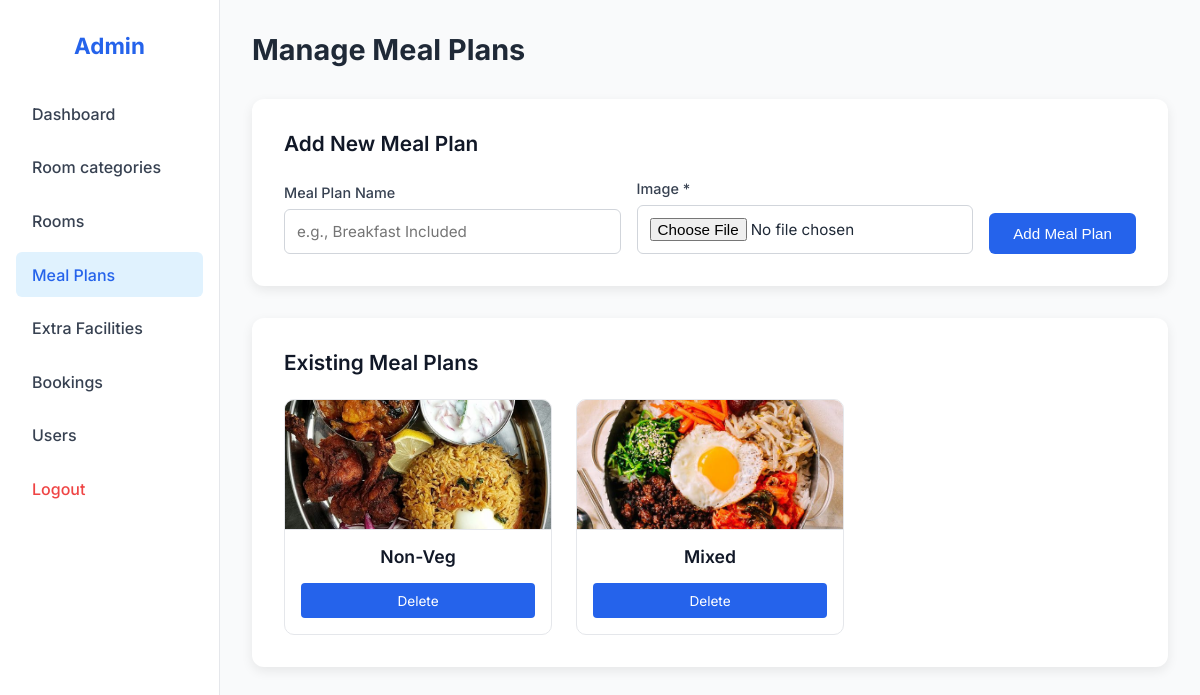
Screenshot of /admin/manage_meal_plans (signed in) with the database file from the repository.
### tables this page shows
CREATE TABLE meal_plans (
            meal_plan_id INTEGER PRIMARY KEY AUTOINCREMENT,
            meal_plan_name TEXT UNIQUE NOT NULL,
            image_path TEXT
        );

### app.py (the view, shortened to what this page needs)
    @app.route("/admin/manage_meal_plans", methods=["GET", "POST"])
    @need_admin
    def manage_meal_plans():
        return render_template("manage_meal_plans.html", meal_plans=meal_plan_model.list_meal_plans())

### app.py (called while the page is built)
def need_admin(view_func):
    @wraps(view_func)
    def wrapped(*args, **kwargs):
        if "user_id" not in session:
            flash("Please login first.", "warning")
            return redirect(url_for("login", next=request.url))
        if not session.get("is_admin"):
            flash("Admin access required.", "danger")
            return redirect(url_for("login"))
        return view_func(*args, **kwargs)
    return wrapped

### hotel_app/models/db.py (called while the page is built)
def conn():
    conn = sqlite3.connect(DB_PATH)
    conn.row_factory = sqlite3.Row
    conn.execute("PRAGMA foreign_keys = ON")
    return conn

### hotel_app/models/meal_plan_model.py (called while the page is built)
def list_meal_plans():
    conn = db_model.conn()
    rows = conn.execute("SELECT * FROM meal_plans").fetchall()
    conn.close()
    return rows

### templates/manage_meal_plans.html (shortened to what this page needs)
<!DOCTYPE html>
<html lang="en">
<head>
    <link rel="stylesheet" href="{{ url_for('static', filename='css/manage_meal_plans.css') }}">
    <link rel="stylesheet" href="{{ url_for('static', filename='css/flash.css') }}">
</head>
<body>
    <div class="dashboard">
        <aside class="sidebar">
            <h2>Admin</h2>
            <nav>
                <a href="{{ url_for('admin_dashboard') }}">Dashboard</a>
                <a href="{{ url_for('manage_room_types') }}">Room categories</a>
                <a href="{{ url_for('manage_rooms') }}">Rooms</a>
                <a class="active" href="{{ url_for('manage_meal_plans') }}">Meal Plans</a>
                <a href="{{ url_for('manage_extra_facilities') }}">Extra Facilities</a>
                <a href="{{ url_for('admin_view_bookings') }}">Bookings</a>
                <a href="{{ url_for('admin_view_users') }}">Users</a>
                <a href="{{ url_for('logout') }}" class="logout">Logout</a>
            </nav>
        </aside>
        <main class="main-content">
            <header class="main-header">
                <h1>Manage Meal Plans</h1>
            </header>
            <div class="card">
                <h2>Add New Meal Plan</h2>
                <form method="post" enctype="multipart/form-data">
                    <div class="form-group">
                        <label for="meal_plan_name">Meal Plan Name</label>
                        <input type="text" name="meal_plan_name" id="meal_plan_name"
                            placeholder="e.g., Breakfast Included" required>
                    </div>
                    <div class="form-group">
                        <label for="image_file">Image *</label>
                        <input type="file" name="image_file" id="image_file" accept="image/*" required>
                    </div>
                    <button class="btn btn-primary" type="submit">Add Meal Plan</button>
                </form>
            </div>
            <div class="card">
                <h2>Existing Meal Plans</h2>
                {% if meal_plans %}
                <div class="meal-grid">
                    {% for m in meal_plans %}
                    <div class="meal-card">
                        <div class="meal-img-container">
                            <img src="{{ url_for('static', filename='uploads/menu_plans/' + m.image_path) }}"
                                alt="{{ m.meal_plan_name }}" class="meal-img">
                        </div>
                        <div class="meal-content">
                            <h3>{{ m.meal_plan_name }}</h3>
                            <div class="meal-actions">
                                <form class="delete-form" method="POST" action="{{ url_for('delete_meal_plan', meal_id=m.meal_plan_id) }}"
                                      onsubmit="return confirm('Delete this meal plan?');">
                                    <button type="submit" class="btn-delete">Delete</button>
                                </form>
                            </div>
                        </div>
                    </div>
                    {% endfor %}
                </div>
                {% else %}
                <div class="empty-state">
                    <div class="meal-icon">Meal</div>
                    <h3>No Meal Plans Yet</h3>
                    <p>Add a meal plan to get started.</p>
                </div>
                {% endif %}
            </div>
        </main>
    </div>
</body>
</html>

### static/css/manage_meal_plans.css (style rules this page uses)
* { margin: 0; padding: 0; box-sizing: border-box; }
body { font-family: 'Inter', sans-serif; background: #f9fafb; color: #1f2937; }
.dashboard { display: flex; min-height: 100vh; }
.sidebar { width: 220px; background: #ffffff; border-right: 1px solid #e5e7eb; padding: 2rem 1rem; position: fixed; height: 100vh; }
.sidebar h2 { font-size: 1.4rem; font-weight: 700; text-align: center; margin-bottom: 2rem; color: #2563eb; }
.sidebar nav { display: flex; flex-direction: column; gap: 0.5rem; }
.sidebar nav a { padding: 0.8rem 1rem; color: #374151; text-decoration: none; border-radius: 6px; font-weight: 500; transition: all 0.2s; }
.sidebar nav a:hover, .sidebar nav a.active { background: #e0f2fe; color: #2563eb; }
.sidebar nav a.logout { margin-top: auto; color: #ef4444; }
.main-content { flex: 1; margin-left: 220px; padding: 2rem; }
.main-header h1 { font-size: 1.8rem; font-weight: 700; margin-bottom: 2rem; }
.card { background: white; border-radius: 12px; box-shadow: 0 4px 12px rgba(0, 0, 0, 0.08); padding: 2rem; margin-bottom: 2rem; }
.card h2 { font-size: 1.3rem; font-weight: 600; margin-bottom: 1.5rem; color: #111827; }
form { display: flex; flex-wrap: wrap; gap: 1rem; align-items: flex-end; }
.form-group { flex: 1; min-width: 200px; }
.form-group label { display: block; font-weight: 500; margin-bottom: 0.5rem; color: #374151; font-size: 0.9rem; }
input[type="text"], input[type="file"] { width: 100%; padding: 0.75rem; border: 1px solid #d1d5db; border-radius: 6px; font-family: inherit; font-size: 0.95rem; transition: all 0.2s; }
.btn { padding: 0.75rem 1.5rem; border-radius: 6px; text-decoration: none; font-weight: 500; cursor: pointer; border: none; transition: all 0.2s; font-size: 0.95rem; display: inline-block; }
.btn-primary { background: #2563eb; color: white; }
.meal-grid { display: grid; grid-template-columns: repeat(auto-fill, minmax(220px, 1fr)); gap: 1.5rem; }
.meal-card { background: white; border: 1px solid #e5e7eb; border-radius: 10px; overflow: hidden; transition: all 0.2s; }
.meal-img-container { width: 100%; height: 130px; display: flex; align-items: center; justify-content: center; background: #f9fafb; border-bottom: 1px solid #e5e7eb; }
.meal-img { width: 100%; height: 100%; object-fit: cover; }
.meal-content { padding: 1rem; }
.meal-card h3 { text-align: center; font-size: 1.1rem; font-weight: 600; margin-bottom: 1rem; color: #111827; }
.meal-actions { display: flex; gap: 0.5rem; }
.meal-actions .delete-form { flex: 1; display: block; }
.btn-delete { flex: 1; text-decoration: none; background: #2563eb; color: white; border: none; cursor: pointer; font-family: inherit; padding: 0.6rem; border-radius: 4px; font-size: 0.85rem; text-align: center; width: 100%; }

### rows the page displays
meal_plans: image_path (picture), meal_plan_name "Non-Veg"
meal_plans: image_path (picture), meal_plan_name "Mixed"
